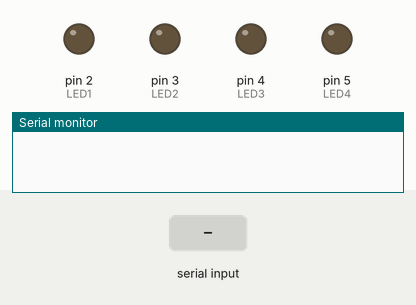
This sketch was run on a simulated Arduino Uno, built with avr-gcc and run on an emulated ATmega328P. Parts: output pins drawn as LEDs (lit = HIGH), the last lines printed to the serial monitor. Inputs (shaded band) come from the test bench.

Above: at 1.2 s.
1.3 s: "u" received over Serial
At 2.5 s:
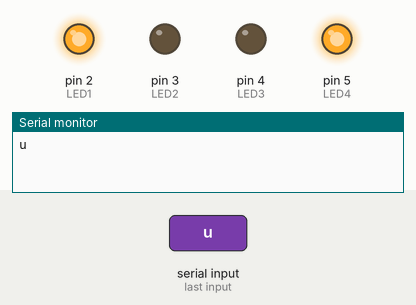
2.8 s: "d" received over Serial
At 3.2 s:
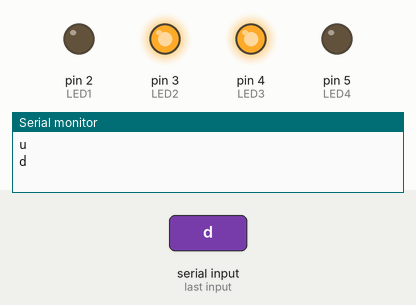
4.3 s: "r" received over Serial
At 5.5 s:
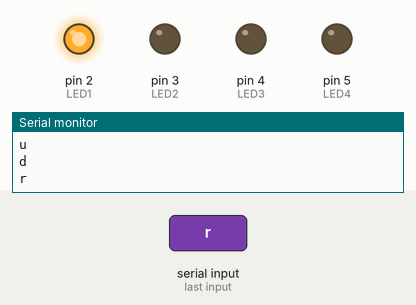
5.8 s: "l" received over Serial
At 6.7 s:
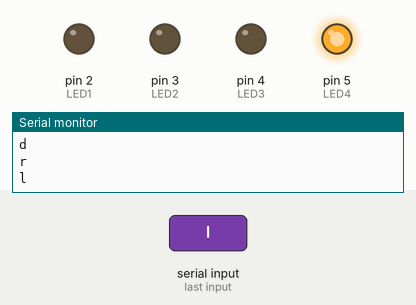
Timing chart, 0 to 8.3 s (numbered marks = the images above; inputs shaded):
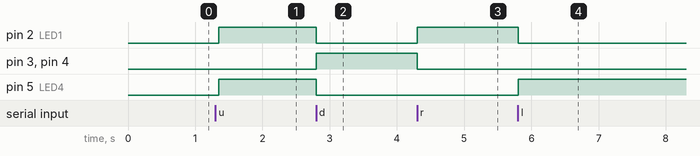

The sketch:

_12_Bluetooth_LED_control.ino
```cpp
char incomingByte;
int LED1=2;
int LED2=3;
int LED3=4;
int LED4=5;

void setup()
{
  Serial.begin(9600);
  pinMode(LED1,OUTPUT);
  pinMode(LED2,OUTPUT);
  pinMode(LED3,OUTPUT);
  pinMode(LED4,OUTPUT);
}

void loop()
{
  if (Serial.available()>0)
  {
    incomingByte = Serial.read();
    Serial.println(incomingByte);
    switch(incomingByte)
    {
      case 'u' : digitalWrite(LED1,HIGH);digitalWrite(LED2,LOW);digitalWrite(LED3,LOW),digitalWrite(LED4,HIGH);break;
      case 'd' : digitalWrite(LED1,LOW);digitalWrite(LED2,HIGH);digitalWrite(LED3,HIGH),digitalWrite(LED4,LOW);break;
      case 'r' : digitalWrite(LED1,HIGH);digitalWrite(LED2,LOW);digitalWrite(LED3,LOW),digitalWrite(LED4,LOW);break;
      case 'l' : digitalWrite(LED1,LOW);digitalWrite(LED2,LOW);digitalWrite(LED3,LOW),digitalWrite(LED4,HIGH);break;
      case 'h' : digitalWrite(LED1,LOW);digitalWrite(LED2,LOW);digitalWrite(LED3,LOW),digitalWrite(LED4,LOW);break;
      default  : break;
    }
  }
 delay(50);
}
```

Measured:
- after the input at 1.3 s, pin 2 (LED1), pin 5 (LED4): LOW → HIGH after 0.05 s
- after the input at 2.8 s, pin 2 (LED1), pin 5 (LED4): HIGH → LOW at once; pin 3 (LED2), pin 4 (LED3): LOW → HIGH at once
- after the input at 4.3 s, pin 2 (LED1): LOW → HIGH at once; pin 3 (LED2), pin 4 (LED3): HIGH → LOW at once
- after the input at 5.8 s, pin 2 (LED1): HIGH → LOW at once; pin 5 (LED4): LOW → HIGH at once
